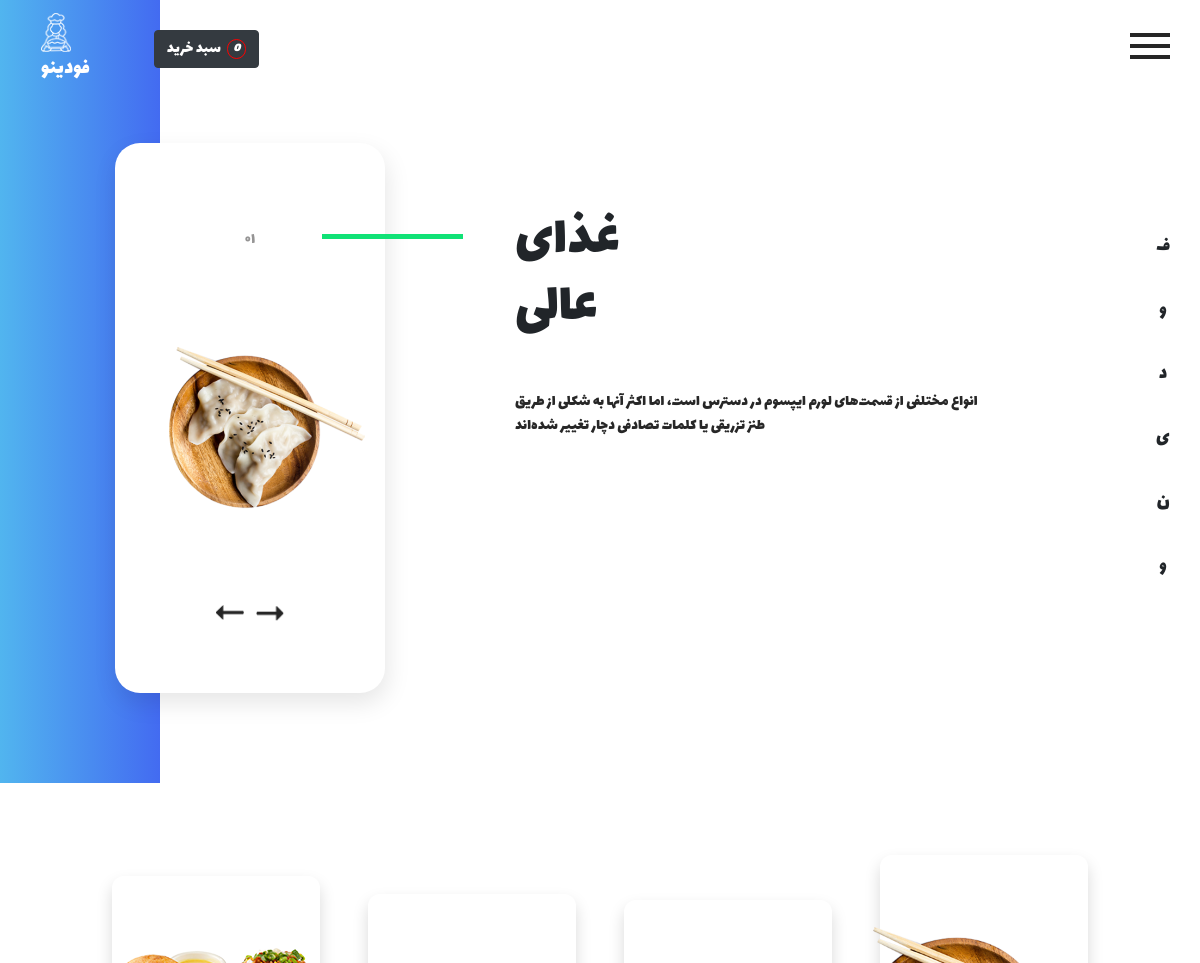
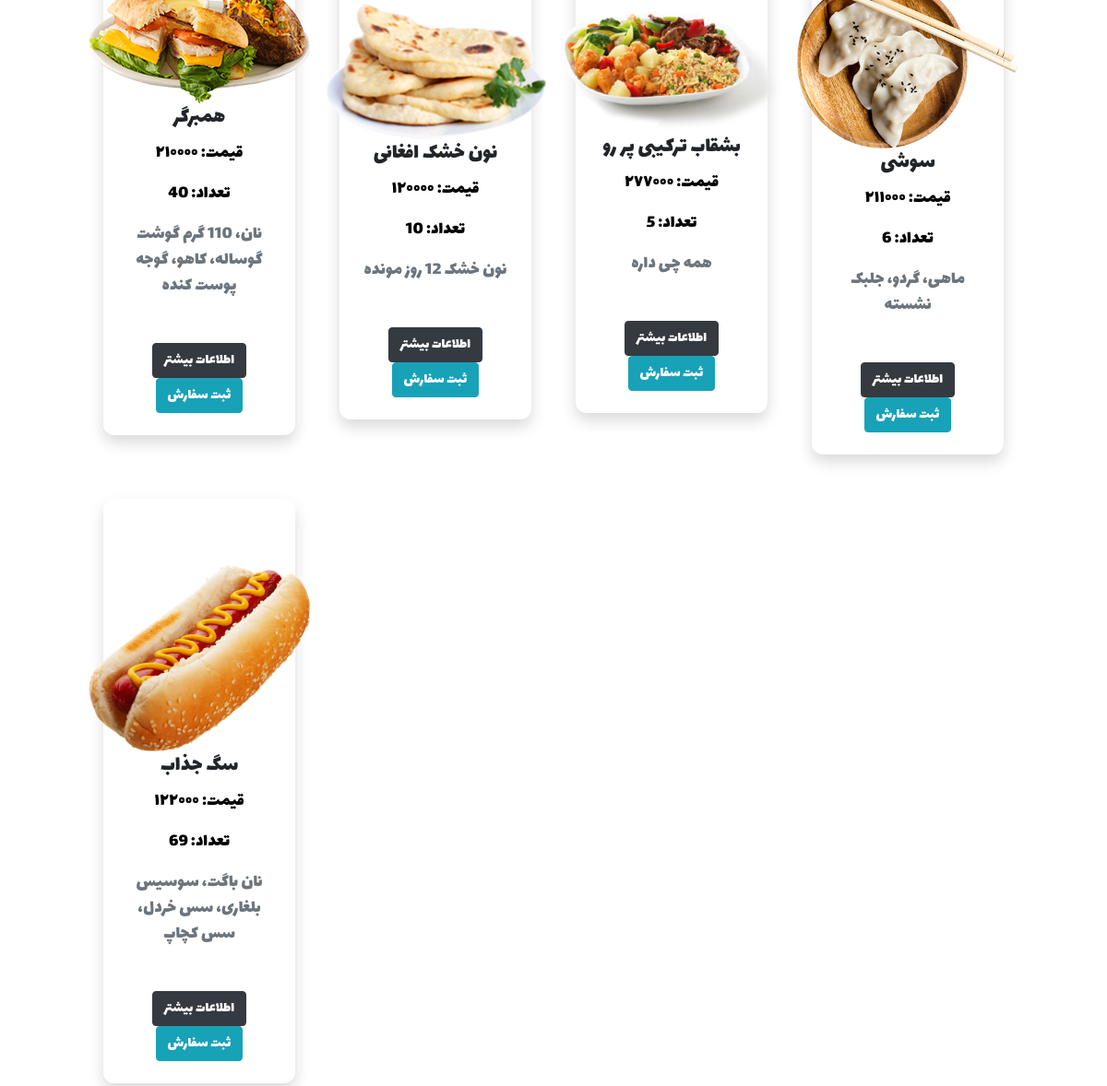
The app's page /products/foods with its own data (2 pictures, top to bottom).
### products/models.py (models this page shows, shortened)
class Food(models.Model):
    TYPES: list[tuple[str, str]] = [
        ('fast-food', 'فست فود'),
        ('drink', 'نوشیدنی'),
        ('salad', 'سالاد'),
    ]
    to = models.ForeignKey(to=Category, on_delete=models.CASCADE, verbose_name='دسته بندی')
    name = models.CharField(max_length=90, null=True, blank=True,verbose_name='نام غذا')
    price = models.CharField(max_length=15, null=True, blank=True,verbose_name='قیمت')
    image = models.ImageField(upload_to='images/foods', null=True, blank=True, verbose_name='عکس')
    quantity = models.IntegerField(default=10, null=True, blank=True,verbose_name='تعداد')
    ingredients = models.TextField(max_length=150, null=True, blank=True, verbose_name='مواد اولیه')
    food_type = models.CharField(max_length=50, choices=TYPES, null=True, blank=True, verbose_name='نوع غذا')
    class Meta:
        verbose_name = 'غذا'
        verbose_name_plural = 'غذاها'

### products/views.py (the view)
class ProductListView(View):
    def get(self, request: HttpRequest) -> HttpResponse:
        foods: Food = Food.objects.all()
        return render(
            request=request,
            template_name='products/foods.html',
            context={
                'foods': foods,
            },
        )

### templates/products/foods.html (shortened to what this page needs)
{% extends 'base.html' %}
{% load static %}
{% block body %}
<body class="sub_page">
  <div class="hero_area">
    {% include 'includes/header.html' %}
    {% include 'includes/sections/section-slider.html' %}
  </div>
  <section class="vh-100">
    <div class="container py-5 h-100">
      <div class="row d-flex justify-content-center align-items-center ">
        <div class="w-full flex flex-wrap items-center">
          {% for food in foods %}
            <div class="w-full lg:w-1/4 px-4 py-4">
              <div class="p-4 bg-body-secondary shadow rounded-xl text-center">
                <div class="flex justify-center items-center pt-5">
                  <img class="max-w-60" src="{{ food.image.url }}">
                </div>
                <h2 class="mb-2 text-2xl">{{ food.name }}</h2>
                <h3 class="mb-3 text-xl text-black">قیمت: {{ food.price }}</h3>
                <h3 class="mb-3 text-xl text-black">تعداد: {{ food.quantity }}</h3>
                <h2 class="mb-5 text-xl text-secondary">{{ food.ingredients }}</h2>
                <div class="btn-box">
                  <a class="btn btn-md btn-dark btn-outline-dark fs-2 fw-bold text-white" style="font-family: Lalezar;" href="#">
                    اطلاعات بیشتر
                  </a>
                  <a class="btn btn-md btn-info btn-outline-info fs-2 fw-bold text-white" style="font-family: Lalezar;" href="{% url 'add' food.id %}">
                    ثبت سفارش
                  </a>
                </div>
              </div>
            </div>
          {% endfor %}
        </div>
      </div>
    </div>
  </section>
  {% include 'includes/footer.html' %}
</body>
{% endblock body %}

### templates/base.html (shortened to what this page needs)
<!DOCTYPE html>
{% load static %}
<html lang="en">
<head>
    <link rel="stylesheet" href="{% static 'css/style.css' %}">
    <link rel="stylesheet" href="{% static 'css/style.scss' %}">
    <link rel="stylesheet" href="{% static 'css/bootstrap.css' %}">
    <link rel="stylesheet" href="{% static 'css/responsive.css' %}">
    <link rel="stylesheet" type="text/css" href="https://cdnjs.cloudflare.com/ajax/libs/OwlCarousel2/2.3.4/assets/owl.carousel.min.css">
</head>
    {% block body %}{% endblock body %}
</html>

### templates/includes/header.html (shortened to what this page needs)
{% load static %}
<header class="header_section">
    <div class="container-fluid">
        <nav class="navbar navbar-expand-lg custom_nav-container">
        <a class="navbar-brand" href="index.html">
            <img src="{% static 'images/logo.png' %}">
            <span>
            فودینو
            </span>
        </a>
        <div class="mr-5">
            <a href="{% url 'cart' %}" style="font-family: Lalezar;" class="btn btn-md bg-dark btn-outline-dark fs-2 fw-bold text-white ml-5">
                سبد خرید
                <i style="border: 1px solid red;" class="badge bg-transparent text-white ms-1 rounded-pill ">
                    {% if request.session.cart_items_count %}
                        {{ request.session.cart_items_count }}
                    {% else %}
                        0
                    {% endif %}
                </i>
            </a>
        </div>
        <div class="navbar-collapse" id="">
            <div class="custom_menu-btn">
            <button onclick="openNav()">
                <span class="s-1"> </span>
                <span class="s-2"> </span>
                <span class="s-3"> </span>
            </button>
            </div>
        </div>
        </nav>
    </div>
</header>

### templates/includes/sections/section-slider.html (shortened to what this page needs)
{% load static %}
<section class="slider_section position-relative">
    <div class="side_heading">
      <h5>
        و
        ن
        ی
        د
        و
        ف
      </h5>
    </div>
    <div class="container-fluid">
      <div class="row">
        <div class="col-lg-3 col-md-4 offset-md-1">
          <div id="carouselExampleIndicators" class="carousel slide " data-ride="carousel">
            <ol class="carousel-indicators">
              <li data-target="#carouselExampleIndicators" data-slide-to="0" class="active">
                ۰١
              </li>
            </ol>
            <div class="carousel-inner">
              <div class="carousel-item active">
                <div class="img-box b-1">
                  <img src="{% static 'images/slider-img.png' %}">
                </div>
              </div>
            </div>
            <div class="carousel_btn-box">
              <a class="carousel-control-prev" href="#carouselExampleIndicators" role="button" data-slide="prev">
              </a>
              <a class="carousel-control-next" href="#carouselExampleIndicators" role="button" data-slide="next">
              </a>
            </div>
          </div>
        </div>
        <div class=" col-md-5 offset-md-1">
          <div class="detail-box">
            <h1>
              غذای <br>
              عالی
            </h1>
            <p class="mt-5" style="font-family: Lalezar;">
              انواع مختلفی از قسمت‌های لورم ایپسوم در دسترس است،
              اما اکثر آنها به شکلی از طریق طنز تزریقی یا کلمات تصادفی دچار تغییر شده‌اند
            </p>
          </div>
        </div>
      </div>
    </div>
</section>

### templates/includes/footer.html (shortened to what this page needs)
{% load static %}
<script src="https://cdn.tailwindcss.com"></script>

### static/css/style.css (style rules this page uses)
p { color: #272727; }
body { font-family: Lalezar; color: #0c0c0c; }
.hero_area { height: 100vh; position: relative; }
.hero_area::before { content: ""; position: absolute; top: 0; left: 0; width: 18%; min-width: 150px; height: 100%; background: -webkit-gradient(linear, left top, right top, from(#51b5ef), to(#436bf1)); background: linear-gradient(to right, #51b5ef, #436bf1); }
.sub_page .hero_area { height: auto; }
.sub_page .hero_area::before { width: 160px; }
.header_section .container-fluid { padding-right: 25px; padding-left: 25px; }
.custom_menu-btn { z-index: 9; position: absolute; right: 5px; top: 14px; }
.custom_menu-btn button { margin-top: 12px; outline: none; border: none; background-color: transparent; }
.custom_menu-btn span { display: block; width: 40px; height: 4px; background-color: #262626; margin: 7px 0; -webkit-transition: all .3s; transition: all .3s; }
a, a:hover, a:focus { text-decoration: none; }
.btn, .btn:focus { outline: none !important; -webkit-box-shadow: none; box-shadow: none; }
.navbar-brand { display: -webkit-box; display: -ms-flexbox; display: flex; -webkit-box-align: center; -ms-flex-align: center; align-items: center; font-family: Lalezar; font-weight: 400; }
.navbar-brand img { width: 30px; margin-right: 10px; }
.navbar-brand span { text-transform: uppercase; font-size: 22px; color: #ffffff; margin-top: 5px; }
.custom_nav-container { z-index: 99999; padding: 15px 0; }
.slider_section { display: -webkit-box; display: -ms-flexbox; display: flex; -webkit-box-align: center; -ms-flex-align: center; align-items: center; height: calc(100% - 80px); padding: 45px 0 90px 0; }
.slider_section .side_heading { position: absolute; top: 45%; right: 25px; -webkit-transform: translateY(-50%); transform: translateY(-50%); }
.slider_section .side_heading h5 { -webkit-writing-mode: tb-rl; -ms-writing-mode: tb-rl; writing-mode: tb-rl; text-orientation: upright; font-family: Lalezar; font-weight: 400; font-size: 20px; }
.slider_section .carousel { position: unset; }
.slider_section .col-md-5.offset-md-1 { position: unset; }
.slider_section .detail-box { margin-top: 65px; position: relative; }
.slider_section .detail-box h1 { text-transform: uppercase; font-weight: bold; font-size: 3.5rem; font-family: Lalezar; font-weight: 400; }
.slider_section .detail-box::before { content: ""; position: absolute; left: -41%; top: 26px; width: 30%; height: 5px; background-color: #10e276; }
.slider_section #carouselExampleIndicators { max-width: 400px; padding: 75px 0 60px 0; background-color: #ffffff; display: -webkit-box; display: -ms-flexbox; display: flex; -webkit-box-orient: vertical; -webkit-box-direction: normal; -ms-flex-direction: column; flex-direction: column; -webkit-box-align: center; -ms-flex-align: center; align-items: center; border-radius: 25px; -webkit-box-shadow: 2px 10px 25px 0 rgba(0, 0, 0, 0.1); box-shadow: 2px 10px 25px 0 rgba(0, 0, 0, 0.1); height: 550px; -webkit-box-pack: justify; -ms-flex-pack: justify; justify-content: space-between; margin: auto; }
.slider_section .img-box { margin: 15px 20px; height: 240px; display: -webkit-box; display: -ms-flexbox; display: flex; -webkit-box-pack: center; -ms-flex-pack: center; justify-content: center; -webkit-box-align: center; -ms-flex-align: center; align-items: center; }
.slider_section .img-box.b-1 { margin-left: 20%; }
.slider_section .img-box img { width: 100%; max-height: 100%; }
.slider_section .carousel_btn-box { display: -webkit-box; display: -ms-flexbox; display: flex; -webkit-box-pack: center; -ms-flex-pack: center; justify-content: center; }
.slider_section .carousel-control-prev, .slider_section .carousel-control-next { position: unset; width: 40px; height: 40px; border-radius: 100%; background-size: 28px; top: unset; bottom: 45px; left: 50%; opacity: 1; background-repeat: no-repeat; background-position: center; }
.slider_section .carousel-control-prev { background-image: url(../images/prev-black.png); }
.slider_section .carousel-control-next { background-image: url(../images/next-black.png); }
.slider_section .carousel-indicators { margin: 0; position: unset; font-family: Lalezar; font-weight: 400; }
.slider_section .carousel-indicators li { margin: 0; width: auto; height: auto; text-indent: 0; opacity: 1; color: #959494; background-color: transparent; display: none; }
.slider_section .carousel-indicators li.active { display: block; }

### static/css/responsive.css (style rules this page uses)
@media (min-width: 1200px) { .container { max-width: 1170px; } }

### records on screen
Food: image (picture), name "همبرگر", price "۲١۰۰۰۰", quantity "40", ingredients "نان، 110 گرم گوشت گوساله، کاهو، گوجه پوست کنده"
Food: image (picture), name "نون خشک افغانی", price "١۲۰۰۰۰", quantity "10", ingredients "نون خشک 12 روز مونده"
Food: image (picture), name "بشقاب ترکیبی پر رو", price "۲۷۷۰۰۰", quantity "5", ingredients "همه چی داره"
Food: image (picture), name "سوشی", price "۲١١۰۰۰", quantity "6", ingredients "ماهی، گردو، جلبک نشسته"
Food: image (picture), name "سگ جذاب", price "١۲۲۰۰۰", quantity "69", ingredients "نان باگت، سوسیس بلغاری، سس خردل، سس کچاپ"
